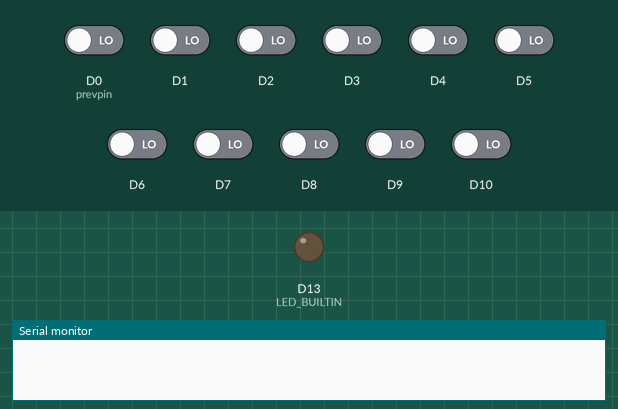
The sketch below on a simulated Seeed XIAO (SAMD21). On the bench: output pins drawn as LEDs (lit = HIGH), the last lines printed to the serial monitor. The test bench sets the inputs (shaded band); at power-on: D0 (prevpin), D1–10 LOW.

Above: at 0.0 s.
At 9.8 s:
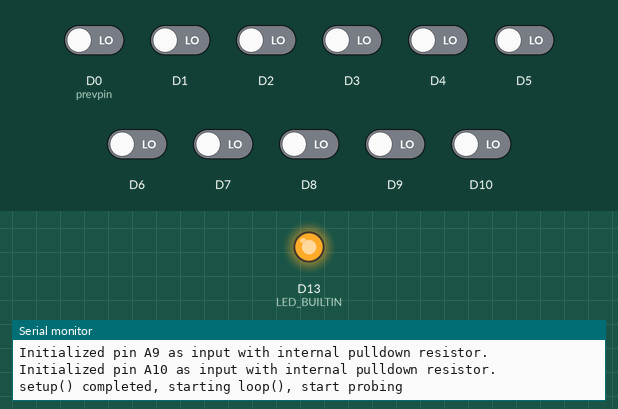
9.9 s: D0 (prevpin) driven HIGH
11.4 s: D0 (prevpin) driven LOW
Timing chart, 0 to 14.4 s (numbered marks = the images above; inputs shaded):
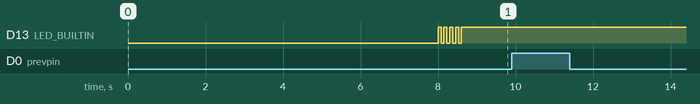

The sketch:

digitalIn.ino
```cpp
// (licence header left out)
// SPDX-License-Identifier: 0BSD
```

main.cpp
```cpp
/*
 * Seeeduino XIAO - testing all Ax pins as digital inputs
 *
 *
 * Testing that every pin A0 to A10 can
 * be used as a digital input
 *
 * When INPUT_MODE = INPUT_PULLUP
 *   Use a small resistor connected to ground as a probe to
 *   test that each I/0 pin of the XIAO can be read as LOW
 *
 *   +-------[ 220R ]------> o== Ax
 *   |
 *   ⏚
 *
 * When INPUT_MODE = INPUT_PULLDOWN
 *   Use a small resistor connected to 3.3V as a probe to
 *   test that each I/0 pin of the XIAO can be read as HIGH
 *
 *   △ 3.3V
 *   |
 *   |
 *   +-------[ 220R ]------> o== Ax
 *
 */

#include <Arduino.h>

#define INPUT_MODE INPUT_PULLDOWN  // INPUT_PULLUP or INPUT_PULLDOWN

void setup() {
  // Time to upload new firmware
  delay(8000);
  // Wait for a USB connection
  Serial.begin(0);
  while (!Serial) delay(10);
  Serial.println("\nStarting setup()");

  // initialize I/O signals connected to the LED
  for (int pin=0; pin<11; pin++) {
    pinMode(pin, INPUT_MODE);
    Serial.printf("Initialized pin A%d as input with internal %s resistor.\n", pin, (INPUT_MODE == INPUT_PULLUP) ? "pullup" : "pulldown");
  }

  pinMode(LED_BUILTIN, OUTPUT);
  for (int i=0; i<8; i++) {
    digitalWrite(LED_BUILTIN, !digitalRead(LED_BUILTIN));
    delay(75);
  }
  digitalWrite(LED_BUILTIN, HIGH); // turn LED off
  Serial.println("setup() completed, starting loop(), start probing");
}

int pin = 0;
int prevpin = -1;
int prevlevel =  -1;

void loop() {
  int level = digitalRead(pin);

  if (pin == prevpin) {
    if (level != prevlevel)  {
      Serial.printf("Pin A%d is %s\n", pin, (level) ? "HIGH" : "LOW");
      prevlevel = level;
    }

  } else if ((INPUT_MODE == INPUT_PULLUP) && !level) {
    Serial.printf("Pin A%d is LOW\n", pin);
    prevpin = pin;
    prevlevel = level;

  } else if ((INPUT_MODE == INPUT_PULLDOWN) && level) {
    Serial.printf("Pin A%d is HIGH\n", pin);
    prevpin = pin;
    prevlevel = level;
  }
  pin = (++pin)%11;
}
```
